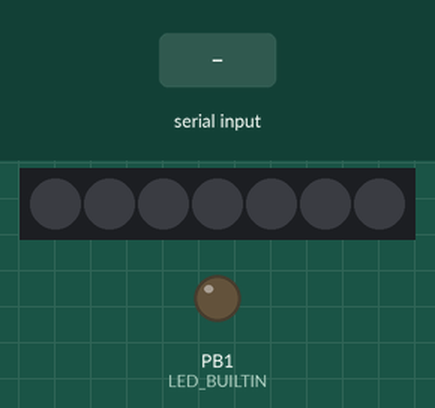
The sketch below on a simulated ATtiny85, built with avr-gcc and run on an emulated ATtiny85. Parts: 7 RGB LEDs in strip order, left to right, output pins drawn as LEDs (lit = HIGH). The test bench sets the inputs (shaded band). Dim RGB values are drawn brighter than linear.

Above: at 3.2 s.
3.3 s: "90,45,200\n" received over Serial
At 4.3 s:
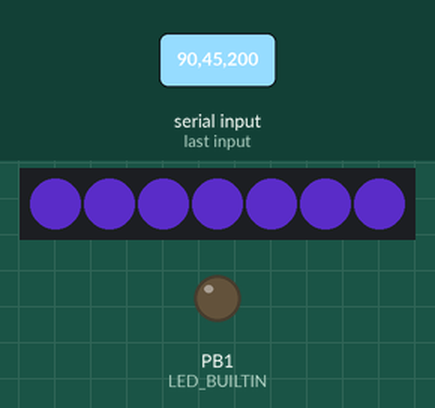
4.8 s: "30,150,10\n" received over Serial
At 5.4 s:
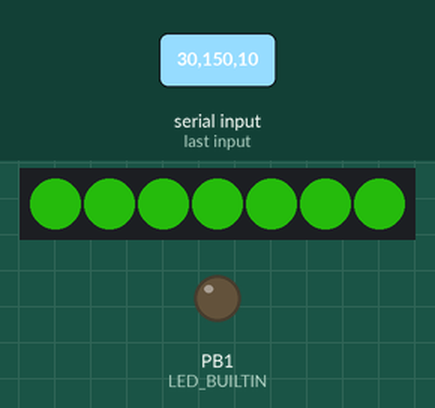
Timing chart, 0 to 7.8 s (numbered marks = the images above; inputs shaded):
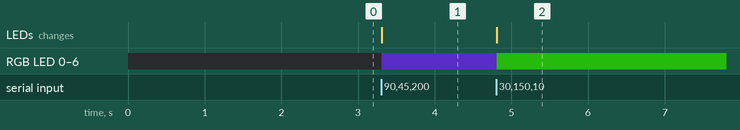

Measured:
- after the input at 3.3 s, RGB LED 0–6: off → RGB(45, 22, 100) at once; the LEDs: change at once (image 1)
- after the input at 4.8 s, RGB LED 0–6: RGB(45, 22, 100) → RGB(15, 75, 5) at once; the LEDs: change at once (image 2)

The sketch:

changeColorByAndroidApp_sk6812RGBW.ino
```cpp
// Modified simple sketch to support RGBW strips like SK6812 based:
// http://www.szledcolor.com/download/SK6812RGBW.pdf
// Should be used with Adafruit NeoPixel version 1.0.3
// Hacked by G. Knauf 2015-12-06
// ws2812 RGBW나 sk6812 RGBW 칩을 사용할 경우에는 이 예제를 사용하세요.

#include <Adafruit_NeoPixel.h>
#ifdef __AVR__
#include <avr/power.h>
#endif

// Which pin on the Arduino is connected to the NeoPixels?
// On a Trinket or Gemma we suggest changing this to 1
#ifdef __AVR_ATtiny85__
#define NEO_PIN    0  // NeoPixel DATA
#undef  LED_BUILTIN
//#define LED_BUILTIN 0 // LED on Model B
#define LED_BUILTIN 1 // LED on Model A
#else
#define NEO_PIN   6  // NeoPixel DATA
#endif

// What type of NeoPixel strip is attached to the Arduino?
#define NEO_PTYPE NEO_GRBW  // f.e. SK6812
//#define NEO_PTYPE NEO_GRB   // most NeoPixel products

// How many NeoPixels are attached to the Arduino?
#define NUMPIXELS 7

#define BRIGHTNESS  128 // set max brightness

#define IWAIT   2000
#define SWAIT   25
#define LWAIT   50
#define HWAIT   500

int r = 0;
int g = 0;
int b = 0;
uint32_t c = 0;

// Parameter 1 = number of pixels in strip
// Parameter 2 = Arduino pin number (most are valid)
// Parameter 3 = pixel type flags, add together as needed:
//   NEO_KHZ800  800 KHz bitstream (most NeoPixel products w/WS2812 LEDs)
//   NEO_KHZ400  400 KHz (classic 'v1' (not v2) FLORA pixels, WS2811 drivers)
//   NEO_GRB     Pixels are wired for GRB bitstream (most NeoPixel products)
//   NEO_RGB     Pixels are wired for RGB bitstream (v1 FLORA pixels, not v2)
//   NEO_GRBW    Pixels are wired for GRBW bitstream (f.e. SK6812)
Adafruit_NeoPixel strip = Adafruit_NeoPixel(NUMPIXELS, NEO_PIN, NEO_PTYPE + NEO_KHZ800);

// IMPORTANT: To reduce NeoPixel burnout risk, add 1000 uF capacitor across
// pixel power leads, add 300 - 500 Ohm resistor on first pixel's data input
// and minimize distance between Arduino and first pixel.  Avoid connecting
// on a live circuit...if you must, connect GND first.

// NOTE: RGBW LEDs draw up to 80mA with all colors + white at full brightness!
// That means that a 60-pixel strip can draw up to 60x 80 = 4800mA, so you
// should use a 5A power supply; for a 144-pixel strip its max 11520mA = 12A!

void setup() {
#ifdef __AVR_ATtiny85__
  // This is for Trinket 5V 16MHz
  if (F_CPU == 16000000) clock_prescale_set(clock_div_1);
  // End of trinket special code
#endif

#ifdef LED_BUILTIN
  // Turn the onboard LED off by making the voltage LOW
  pinMode(LED_BUILTIN, OUTPUT);
  digitalWrite(LED_BUILTIN, LOW);
#endif

  strip.begin(); // This initializes the NeoPixel library.
  strip.setBrightness(BRIGHTNESS); // set brightness
  strip.show(); // Initialize all pixels to 'off'
  Serial.begin(9600);

#ifdef IWAIT
  delay(IWAIT);
#endif
}

void loop() {

}

// Fill the dots one after the other with a color
void colorWipe(uint32_t c, uint16_t wait) {
  for(uint16_t i=0; i<strip.numPixels(); i++) {
    strip.setPixelColor(i, c);
    strip.show();
  }
}

void serialEvent() {
  r = Serial.parseInt();
  g = Serial.parseInt();
  b = Serial.parseInt();
  delay(1);

  if(Serial.read() == '\n') {
    strip.setBrightness(BRIGHTNESS); // restore max brightness value
    colorWipe(strip.Color(r,g,b,0), LWAIT);
  }
}
```
